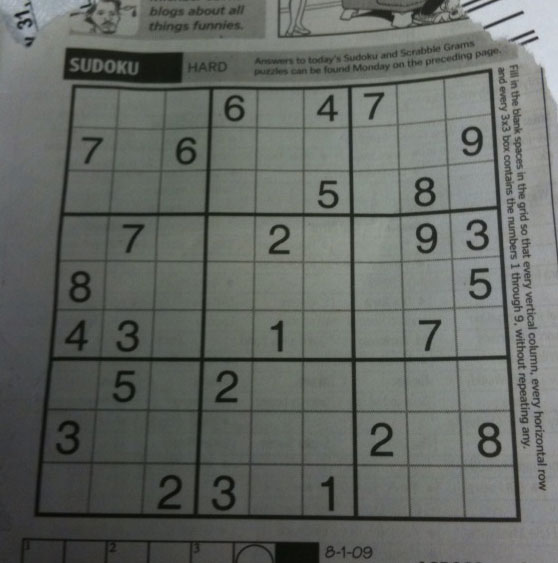
#> input picture ml/opencv/data/sudoku.png, 558 x 563 px
$ python 012_image_gradients.py   (older library calls are emulated)
#> lines starting #> are read from the running program, lines starting #| are printed output that depends on the picture
from __future__ import print_function
import numpy as np
import cv2
import matplotlib.pyplot as plt

# Goal
# Find Image gradients, edges etc
# We will see following functions : cv2.Sobel(), cv2.Scharr(), cv2.Laplacian() etc
# http://docs.opencv.org/master/d5/d0f/tutorial_py_gradients.html

img = cv2.imread('data/sudoku.png', 0)
#> img: shape (563, 558); min 7, max 218, mean 101.8
# [29 lines of commented-out code are left out]


cap = cv2.VideoCapture(0)
# kernel = np.ones((10, 10), np.uint8)
while 1:
  _, img = cap.read()
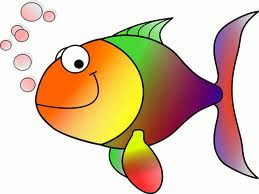
#> input picture ml/opencv/data/HappyFish.jpg, 259 x 194 px, given in place of the camera
#> img is the input picture: shape (194, 259, 3); mean B, G, R 170.8, 196.4, 219.3
  img = cv2.cvtColor(img, cv2.COLOR_BGR2GRAY)
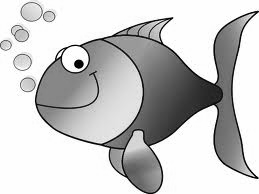
#> img: shape (194, 259); min 0, max 255, mean 200.4

  img = cv2.GaussianBlur(img, (5, 5), 10)
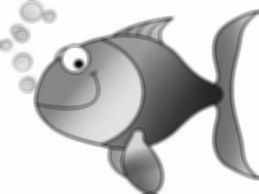
#> img: shape (194, 259); min 5, max 254, mean 200.4

  img = cv2.Laplacian(img, ddepth=cv2.CV_64F)
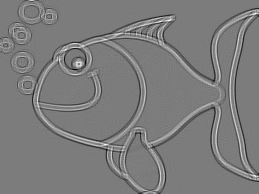
#> img: shape (194, 259) float64; min -60, max 63, mean 0; drawn with min black and max white
  # imgx = cv2.Sobel(img, ddepth=cv2.CV_64F, dx=1, dy=0, ksize=5)
  # imgy = cv2.Sobel(img, ddepth=cv2.CV_64F, dx=0, dy=1, ksize=5)
  # img = np.sqrt(np.square(imgx) + np.square(imgy))

  cv2.imshow('img', img)
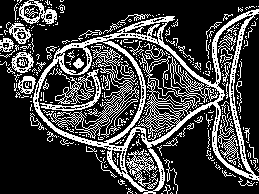
#> window 'img': shape (194, 259); 25.5% white in thin lines or dots
  if cv2.waitKey(1) & 0xff == ord('q'):
#> (key q is pressed here)
    break
